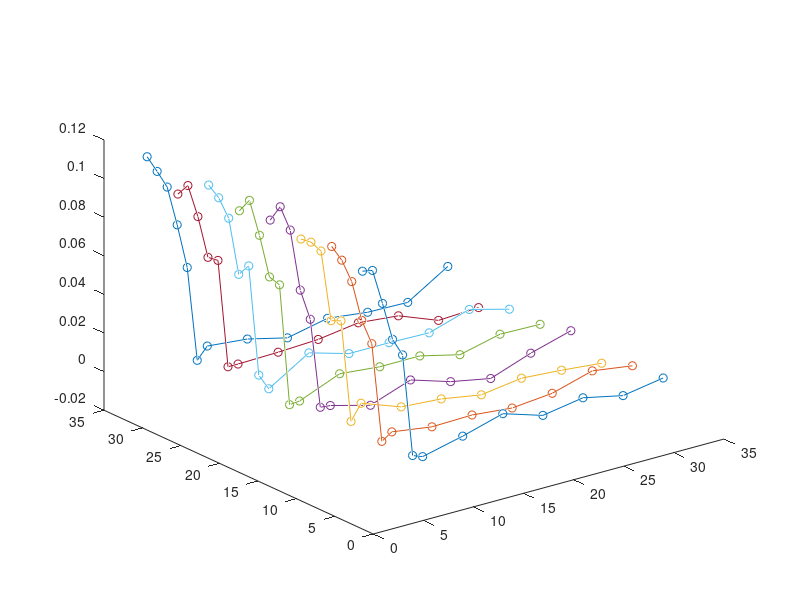

The MATLAB source for this figure: (Note: this script raises an error after producing the figure.)
% intbits = [4,8,12,16,20,24,28,32,4,8,12,16,20,24,28,32,4,8,12,16,20,24,28,32, ... 
%     4,8,12,16,20,24,28,32,4,8,12,16,20,24,28,32,4,8,12,16,20,24,28,32, ...
%     4,8,12,16,20,24,28,32,2,3,4,5,6,7,8,12,16,20,24,28,32, ...
%     2,3,5,6,7, ...
%     2,3,5,6,7, ...
%     2,3,5,6,7, ...
%     2,3,5,6,7, ...
%     2,3,5,6,7, ...
%     2,3,5,6,7, ...
%     2,3,5,6,7];
% fracbits = [4,4,4,4,4,4,4,4,8,8,8,8,8,8,8,8,12,12,12,12,12,12,12,12, ...
%     16,16,16,16,16,16,16,16,20,20,20,20,20,20,20,20,24,24,24,24,24,24,24,24, ...
%     28,28,28,28,28,28,28,28,32,32,32,32,32,32,32,32,32,32,32,32,32, ...
%     4,4,4,4,4, ...
%     8,8,8,8,8, ...
%     12,12,12,12,12, ...
%     16,16,16,16,16, ...
%     20,20,20,20,20, ...
%     24,24,24,24,24, ...
%     28,28,28,28,28];
% % EER value without reducing bits
% EER = 0.398; 
% 
% % EER values after reducing bits
% EERsafter = [0.4845,0.3995,0.4045,0.4105,0.4040,0.4075,0.4030,0.4065,0.4885,...
%     0.4050,0.4020,0.4025,0.4005,0.4025,0.4085,0.4055, 0.4970,0.4125, 0.4050,...
%     0.4035,0.4000,0.4030,0.4015,0.3995,0.5005,0.4040,0.3985,0.4060,0.3995, ...
%     0.3955,0.4030,0.4090,0.4905,0.3990,0.4075,0.4055,0.4055,0.4005,0.4055,...
%     0.4050,0.4920,0.3980,0.4110,0.4050,0.4050,0.4045,0.4110,0.4055,0.4855,...
%     0.4035,0.4040,0.4050, 0.4080,0.4060,0.3980,0.3990,0.5120,0.5030,0.4935,0.4725,0.4490,0.3995,0.4055,0.4035,...
%     0.3985,0.4030,0.4005,0.4000,0.4130, ...
%     0.5040,0.5030,0.4645,0.4550,0.4015, ...
%     0.5095,0.5010,0.4670,0.4535,0.4015, ...
%     0.5060,0.5030,0.4595,0.4580,0.4045, ...
%     0.5085,0.5140,0.4680,0.4515,0.4045, ...
%     0.5060,0.5100,0.4675,0.4620,0.3985, ...
%     0.5120,0.5040,0.4615,0.4645,0.4065, ...
%     0.5000,0.5030,0.4630,0.4600,0.4035];
% 
% EERdifferences = EERsafter-EER;



intbits = [2,3,4,5,6,7,8,12,16,20,24,28,32];
fracbits = [4,4,4,4,4,4,4,4,4,4,4,4,4];
% EER value without reducing bits
EER = 0.398; 

% EER values after reducing bits
EERsafter = [0.5040, 0.5030, 0.4845,0.4645 ,0.4550 , 0.4015,0.3995,0.4045,0.4105,0.4040,0.4075,0.4030,0.4065];

EERdifferences = EERsafter-EER;



grid on
% 
% pts = [EERs; features];
% 
% plot3(pts(:,1), pts(:,2), pts(:,3));

p = plot3(intbits, fracbits, EERdifferences, '-o');
hold on



intbits = [2,3,4,5,6,7,8,12,16,20,24,28,32];
fracbits = [8,8,8,8,8,8,8,8,8,8,8,8,8];
% EER value without reducing bits
EER = 0.398; 

% EER values after reducing bits
EERsafter = [0.5095,0.5010,0.4885,0.4670,0.4535,0.4015,0.4050,0.4020,0.4025,0.4005,0.4025,0.4085,0.4055];

EERdifferences = EERsafter-EER;
p = plot3(intbits, fracbits, EERdifferences, '-o');


intbits = [2,3,4,5,6,7,8,12,16,20,24,28,32];
fracbits = [12,12,12,12,12,12,12,12,12,12,12,12,12];
% EER value without reducing bits
EER = 0.398; 

% EER values after reducing bits
EERsafter = [0.5060,0.5030,0.4970,0.4595,0.4580,0.4045,0.4125, 0.4050,0.4035,0.4000,0.4030,0.4015,0.3995];

EERdifferences = EERsafter-EER;
p = plot3(intbits, fracbits, EERdifferences, '-o');


intbits = [2,3,4,5,6,7,8,12,16,20,24,28,32];
fracbits = [16,16,16,16,16,16,16,16,16,16,16,16,16];
% EER value without reducing bits
EER = 0.398; 

% EER values after reducing bits
EERsafter = [0.5085,0.5140,0.5005,0.4680,0.4515,0.4045,0.4040,0.3985,0.4060, 0.3995,0.3955,0.4030,0.4090];

EERdifferences = EERsafter-EER;
p = plot3(intbits, fracbits, EERdifferences, '-o');


intbits = [2,3,4,5,6,7,8,12,16,20,24,28,32];
fracbits = [20,20,20,20,20,20,20,20,20,20,20,20,20];
% EER value without reducing bits
EER = 0.398; 

% EER values after reducing bits
EERsafter = [0.5060,0.5100,0.4905,0.4675,0.4620,0.3985,0.3990,0.4075,0.4055,0.4055,0.4005,0.4055,0.4050];

EERdifferences = EERsafter-EER;
p = plot3(intbits, fracbits, EERdifferences, '-o');

intbits = [2,3,4,5,6,7,8,12,16,20,24,28,32];
fracbits = [24,24,24,24,24,24,24,24,24,24,24,24,24];
% EER value without reducing bits
EER = 0.398; 

% EER values after reducing bits
EERsafter = [0.5120,0.5040, 0.4920,0.4615, 0.4645,0.4065,0.3980,0.4110,0.4050,0.4050,0.4045,0.4110,0.4055];

EERdifferences = EERsafter-EER;
p = plot3(intbits, fracbits, EERdifferences, '-o');

intbits = [2,3,4,5,6,7,8,12,16,20,24,28,32];
fracbits = [28,28,28,28,28,28,28,28,28,28,28,28,28];
% EER value without reducing bits
EER = 0.398; 

% EER values after reducing bits
EERsafter = [0.5000,0.5030,  0.4855,0.4630,0.4600,0.4035,0.4035,0.4040,0.4050,0.4080,0.4060,0.3980,0.3990];

EERdifferences = EERsafter-EER;
p = plot3(intbits, fracbits, EERdifferences, '-o');


intbits = [2,3,4,5,6,7,8,12,16,20,24,28,32];
fracbits = [32,32,32,32,32,32,32,32,32,32,32,32,32];
% EER value without reducing bits
EER = 0.398; 

% EER values after reducing bits
EERsafter = [0.5120,0.5030, 0.4935,0.4725,0.4490, 0.3995,0.4055,0.4035,0.3985,0.4030,0.4005,0.4000,0.4130];

EERdifferences = EERsafter-EER;
p = plot3(intbits, fracbits, EERdifferences, '-o');


ax = gca;
ax.ZGrid = 'on';
ax.XGrid = 'on';
ax.YGrid = 'on';
% set(gca,'yticklabel',[])
set(gca,'FontSize', 24)
% p.LineStyle = 'none'
set(findall(gca, 'Type', 'Line'),'LineWidth',3);
% plot3(temp1, temp2, temp3, '-o');

% legend('Using doubles','Using integers');

% plot3([0.36, 0.24], [0.45,0.235], [0.31,0.12], '-o');
xlabel('integer bits');
ylabel('fraction bits');
zlabel('EER differences');